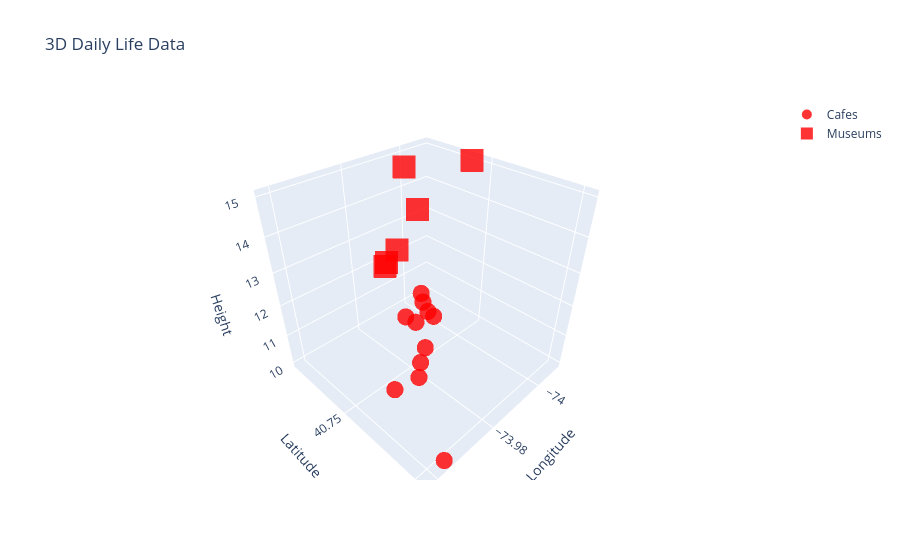

This figure's notebook cell:
### Code cell
import plotly.graph_objects as go
import plotly.express as px

fig = go.Figure()

fig.add_trace(
    go.Scatter3d(
        x=cafes_final.geometry.x,
        y=cafes_final.geometry.y,
        z=[10] * len(cafes_final),
        mode="markers",
        marker=dict(
            size=10,
            color=[borough_cmap_updated[b] for b in cafes_final["Borough"]],
            opacity=0.8,
        ),
        text=cafes_final["name"],
        name="Cafes",
    )
)

fig.add_trace(
    go.Scatter3d(
        x=museums_final.geometry.x,
        y=museums_final.geometry.y,
        z=[15] * len(museums_final),
        mode="markers",
        marker=dict(
            size=12,
            color=[borough_cmap_updated[b] for b in museums_final["Borough"]],
            symbol="square",
            opacity=0.8,
        ),
        text=museums_final["name"],
        name="Museums",
    )
)

fig.update_layout(
    scene=dict(xaxis_title="Longitude", yaxis_title="Latitude", zaxis_title="Height"),
    title="3D Daily Life Data",
)

fig.show()

### Figure 1 — Plotly figure (JSON) as saved in the notebook; plotly's stock layout.template omitted (floating-point values rounded to 4 significant figures)
{"data": [{"marker": {"color": ["#ff0000", "#ff0000", "#ff0000", "#ff0000", "#ff0000", "#ff0000", "#ff0000", "#ff0000", "#ff0000", "#ff0000", "#ff0000"], "opacity": 0.8, "size": 10}, "mode": "markers", "name": "Cafes", "text": ["Conwell Coffee Hall", "Bibliotheque", "Caffe Reggio", "The Hungarian Pastry Shop", "Remi Flowers & Coffee", "Paper Coffee", "The Lost Draft", "NY Public Library - Schwarzman", "Watch House NY", "12 Matcha", "Silence Please"], "type": "scatter3d", "x": [-74.01, -74.0, -74.0, -73.96, -73.97, -73.99, -74.0, -73.98, -73.98, -73.99, -73.99], "y": [40.71, 40.72, 40.73, 40.8, 40.76, 40.75, 40.72, 40.75, 40.76, 40.73, 40.72], "z": [10, 10, 10, 10, 10, 10, 10, 10, 10, 10, 10]}, {"marker": {"color": ["#ff0000", "#ff0000", "#ff0000", "#ff0000", "#ff0000", "#ff0000"], "opacity": 0.8, "size": 12, "symbol": "square"}, "mode": "markers", "name": "Museums", "text": ["MoMA", "Whitney Museum", "Guggenheim Museum", "Cooper Hewitt Museum", "The Metropolitan Museum of Art", "New Museum"], "type": "scatter3d", "x": [-73.98, -74.01, -73.96, -73.96, -73.96, -73.99], "y": [40.76, 40.74, 40.78, 40.78, 40.78, 40.72], "z": [15, 15, 15, 15, 15, 15]}], "layout": {"scene": {"xaxis": {"title": {"text": "Longitude"}}, "yaxis": {"title": {"text": "Latitude"}}, "zaxis": {"title": {"text": "Height"}}}, "title": {"text": "3D Daily Life Data"}}}
